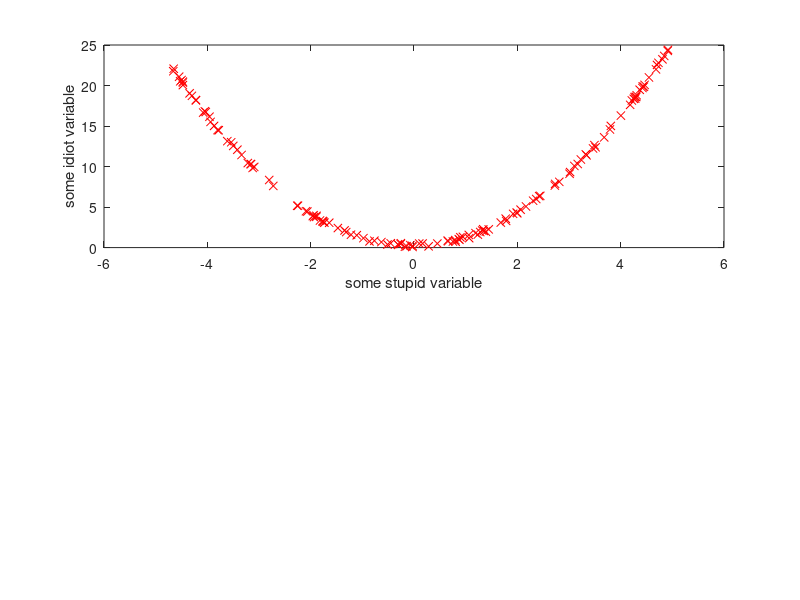
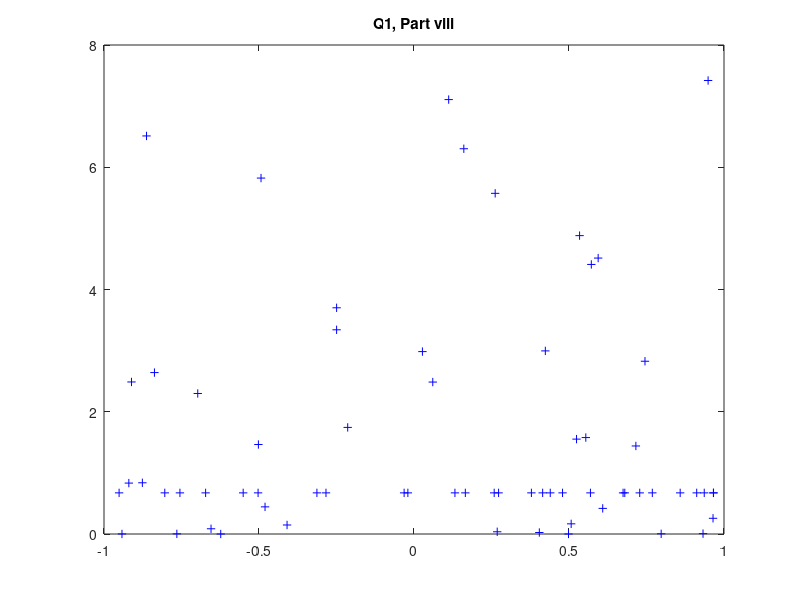

The MATLAB source for these figures, in order: (Note: this script raises an error after producing the figures.)
% Lab 1 EOSC 442
% TA Version - Johanand Gilchrist, Jan 8, 2018

% This script is the answer key to the Lab 1 worksheet for EOSC 442

clear % clear all variables in workspace
close all % close all figure windows
clc % clear command window history

%% Q1 %%

% i. %
A=3.*rand(100,5)-1;
%use this command to check size of A
% size(A);
%use these commands to check max min vsals
% max(A)
% min(A)

% ii. %
B=A.^3;
%use this command to check first value of B = A(1)^3. Should output 1 if true
% B(1) == A(1)^3;

% iii. %
x=A(:,2);
% check that this works by double clicking both variables in the workspace
% window

% iv. %
y=B(:,end-1);
% check that this works by double clicking both variables in the workspace
% window

% v. %
mask=y<0;
% check that this works by outputting first values of y and mask vectors.
% masking a number in a vector/matrix means setting it's index value to 0
% in the corresponding mask vector/matrix e.g. if first value of y is
% positive, first value of mask should be 0, thus masking the positive
% value. E.g. these commands:
% y(1)
% mask(1)

% vi. %
y(mask)=2*rand(1);
% check that this works by scrolling up in the command window and comparing
% the first negative value of y with the value in the same index of your
% new y vector. the value should have changed from a random negative number
% between -1 and 0 to a positive random number between 0 and 2.

% vii. %
figure; plot(x,y,'ro');title('Q1, Part vii')
% This plot should look like a bunch of red circles scattered randomaly
% across the domain and range of the data (e.g. x,y values).
% Use "help plot" to see instructions on how to use the plot command and
% for a table of symbols and colors that can be defined within the plot
% command.

% viii. %
figure; plot(x(x<1),y(x<1),'b+');title('Q1, Part viii')
% check that this is correct by looking at figure 1 from 1<x<2. You can do
% this by zooming in manually with the magnificaiton glass tool or by going
% to the drop down "Edit" menu and selecting "Axes Properties" and then
% setting the axes limits to be between 1 and 2 and pressing return.

% ix. %
C=sum(B);
% Use the "help sum" command in the command window for the answer. Do not
% try to check this by manually summing up each column in B!!!

% x. %
C = sort(C);
% Use "help sort" command in the command window for documentation on how to
% use the "sort" function.

% xi. %
figure; plot(C,exp(C),'k--');title('Q1, Part x')
% Use "help exp" in the command window to see how to calculate the
% exponential of a vector/matrix. Note that you can do algebra on
% vectors/matrices within the plot command instead of creating a new
% variable first.


%% Q2 %%

%Modify the following script until it produces the same figure as the one
%I made. I wrote comments in the script to clarify the purpose of each 
%line.You can modify, add, or delete lines. Each time you do something,
%add a comment to explain it starting with your initial, e.g. if your name
%is John Smith:
%"JS: I deleted this useless command and replaced it by...because..."
%
%Don't forget to answer the question at the very end of the script. Good
%luck! :)



%clear the workspace to avoid conflicts with existing variables and the
%ones used in the script
clear % JG: Don't need "all" here
%close all figures to avoid conflict with previous figures when plotting
% close all

%==========================================================================
%create a column vector with 150 rows filled with random number between -5
%and 5
x=10*rand(150,1)-5;
%create a column vector y equal to x, squared, plus some noise
y=x.^2+0.5*rand(150,1); % JG: should be "x.^2..."
%introduce 10 random NaN in y, like real measurements
y(randi(150,10,1))=NaN;


%==========================================================================
%create a mask where y has NaN
masknan=~isnan(y);

%mask y
ynew=y(masknan);
% JG: need to get rid of x entries corrpsonding to NaN's in y
xnew=x(masknan); 
%open a new figure 1
figure(1)
%divide it into 2 vertical subplots and open the first one
% JG: 1st entry should be "2" and third "1" to make on plot on top of other
% Also don't need commas
subplot(211) 
%plot ynew vs x using red crosses symbols, i.e., y vs x without datapoints
% for which y is a NaN
plot(xnew,ynew,'rx') %JG: change x to match xnew variable name and use 'r+'
%label the x and y axis
xlabel('some stupid variable')
ylabel('some idiot variable')


%==========================================================================
%create a new vector z that is a function of x and some noise
% JG: should be rand(150,1) instead of rand(150)
z=3*x.^3+7 + rand(150,1)*10-5; 

%==========================================================================
%create a mask where z is below -200 AND above 200
maskz=z>-200 & z<200; % JG: change '|' to '&'
%fit x and z where z is between -200 and 200, using a 4th degree polynomial
%fit
% JG: x(maskz) instead of just x. Also include G in output to see
% goodness-of-fit measures 
[myfit,G]=fit(x(maskz),z(maskz),'poly4'); 
%==========================================================================
%open figure 1
figure(1)
%open the second subplot
subplot(212) % JG: change from subplot(1,2,2) to subplot(212)
%plot z as a function of x with black circles
plot(x,z,'ko') % JG: change from 'go' to 'ko'
%create a vector of 1000 equally spaced datapoints spanning the range of
%values in x
xgrid=linspace(min(x),max(x),1000); % JG: need "...,1000)" in linspace
%hold previous plot to avoid overwritting
hold all % JG: "on" instead of "off"
%on top of the previous plot, plot the best fit function (for z vs x) taken
%in the x-value stored in xgrid; use a thick red line to plot
% JG: xgrid instead of x and 'r-' instead of 'r:'
plot(xgrid,myfit(xgrid),'r-','LineWidth',2) 
%label the x and y axis
xlabel('some stupid variable')
xlabel('some dummy variable')
%add a legend
lg=legend('stupid data','amazing fit of stupid data');
%change the position of the legend to the top left of the graph so that it
%does not overlap the plot
set(lg,'Location','northwest') % JG: 'northwest' instead of 'TopLeft'

%==========================================================================
%save the current figure as a jpg
saveas(gcf,'figure_part2_lab1a_JohanGilchrist.jpg')
%display myfit on the command window; are you satisfied with the
%coefficient found? Why?
myfit
% JG: output R squared value to determine satisfaction with fit. Use
% "fprintf" function to print a variable name and it's value to the command
% window 
fprintf('R^2=%5.3f\n',G.rsquare) 


%% Q3 %%
%clear
% close all

load Lab1_data.mat

% Make mask that satisfies two conditions- 1) only want data from depths
% below 250 m and 2) ignore -9999 temp entries due to corrupted/missing
% data.
maskd = D > 250 & T ~= -9999;
% figure; plot(D(maskd),T(maskd),'ko')
% Using scatter plot function to plot cold temp data points as "cool" blue
% colors with a color gradient towards "warm" red colors for higher temp
% data points. Can also just use the line of code before this comment for a
% simple line plot
figure; scatter(T(maskd),-D(maskd),20,T(maskd),'filled')
% Using char(176) for degree symbol in the xlabel for temperature. Not
% extremely important, but makes for better looking plot and also
% demonstrates how to add automated labels, which can combine strings and
% numbers all in a label command. More advanced technique for later in the
% course. Label for y-axis used in same line here
xlabel(['Temperature (C',char(176),')']);ylabel('Depth (m)')
title('Depth vs. Temperature below 250 m Depth') % make title for plot
set(gca,'FontSize',20) %set the font size of everything


